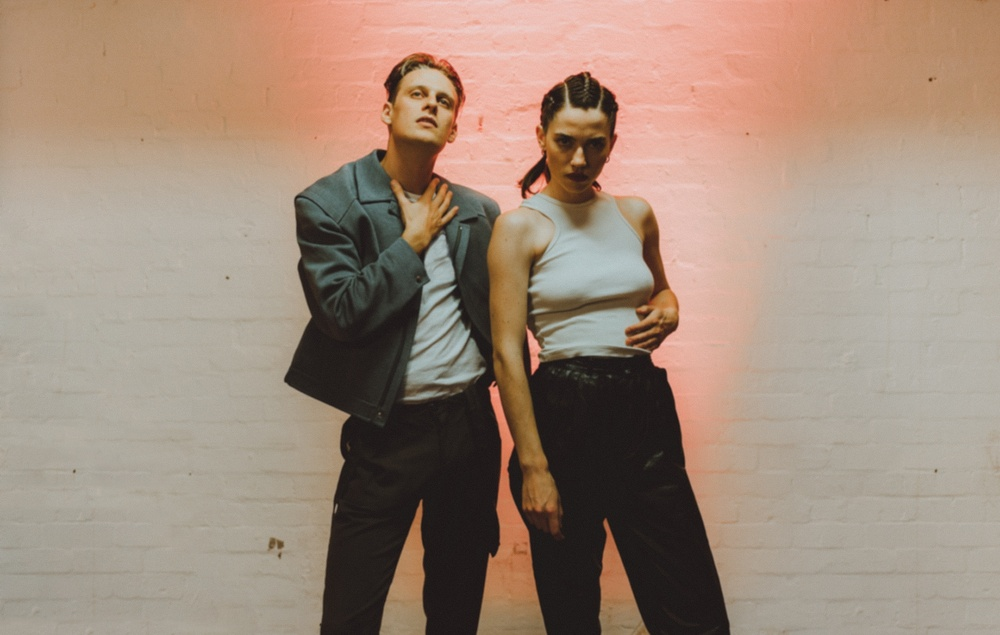
#> input picture Personal Projects/SmilingFacialRecognition/tests/TwoPeople2000x1270.jpg, 1000 x 635 px, shrunk from 2000 x 1270 before the run
$ python main.py
#> lines starting #> are read from the running program, lines starting #| are printed output that depends on the picture
import cv2
from matplotlib import pyplot as plt

img = cv2.imread(input("Enter the image file to detect face: "))
#> the answer given: tests/TwoPeople2000x1270.jpg
#> img is the input picture: shape (635, 1000, 3); mean B, G, R 122, 137.9, 159

img_grey = cv2.cvtColor(img, cv2.COLOR_BGR2GRAY)
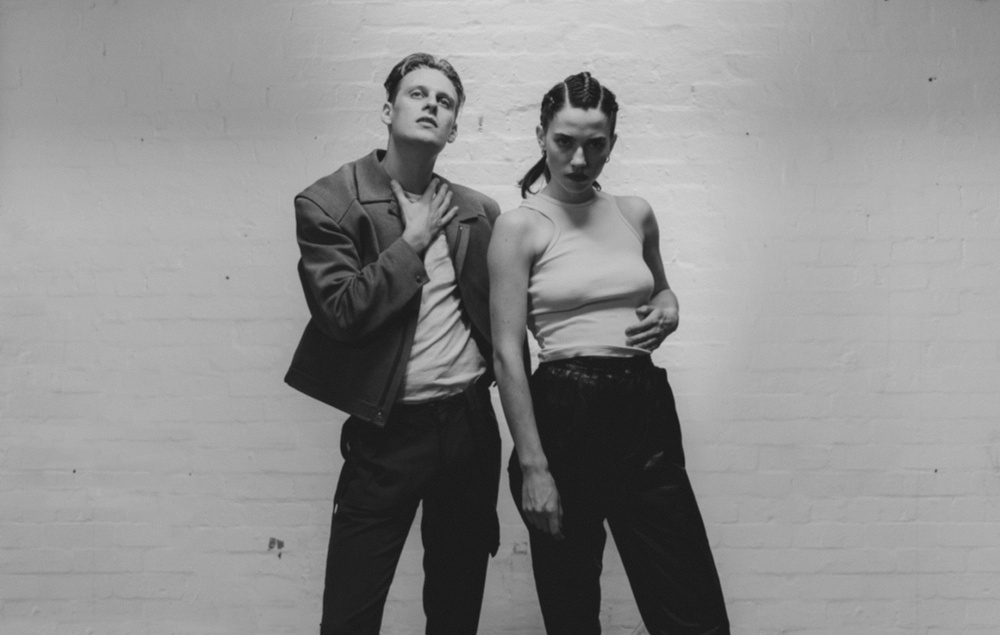
#> img_grey: shape (635, 1000); min 21, max 216, mean 142.4
img_rgb = cv2.cvtColor(img, cv2.COLOR_BGR2RGB)

#> (the run stopped early here; a loop or call above may not have finished)

$ run again, on Personal Projects/SmilingFacialRecognition/tests/nosmile.jpg
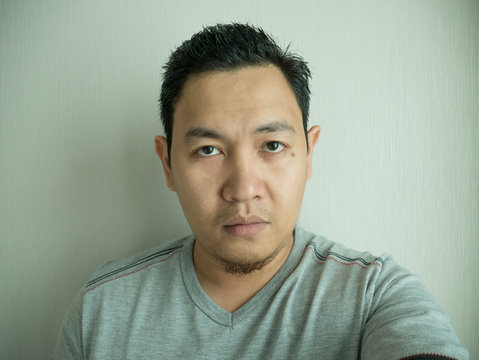
#> input picture Personal Projects/SmilingFacialRecognition/tests/nosmile.jpg, 479 x 360 px
#> img is the input picture: shape (360, 479, 3); mean B, G, R 145.8, 162.1, 152.1
#> `img_grey = cv2.cvtColor(img, cv2.COLOR_BGR2GRAY)`:
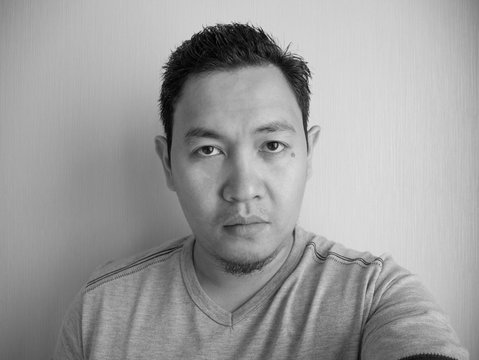
#> img_grey: shape (360, 479); min 1, max 227, mean 157.3
